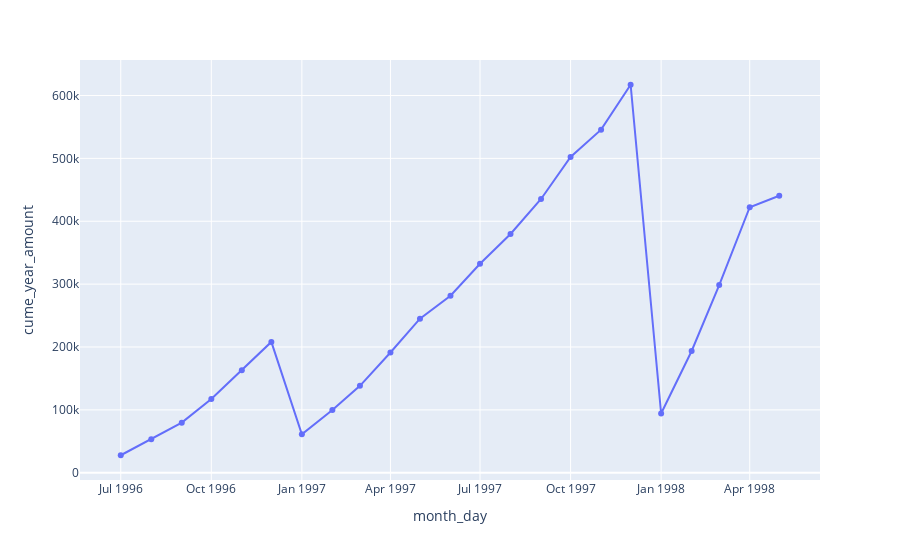

Notebook source saved alongside this figure:
### Code cell
import pandas as pd 
from sqlalchemy import create_engine 

conn_string = 'postgresql://postgres:dhrguswm1!@localhost:5432/postgres'
postgres_engine = create_engine(conn_string)

query = """
with temp_01 as (
select date_trunc('month',b.order_date)::date as month_day , sum(a.amount) as sales_amount
from nw.order_items a 
    join nw.orders b on a.order_id=b.order_id
group by month_day)

select month_day, sum(sales_amount) over (partition by date_trunc('year',month_day) order by month_day) as cume_year_amount,
        sum(sales_amount) over (partition by date_trunc('quarter',month_day) order by month_day) as cume_quarter_amount
from temp_01; 
"""
df = pd.read_sql_query(query, con = postgres_engine)

import plotly.express as px 

fig = px.line(data_frame=df, x = "month_day", y="cume_year_amount",markers = True)
fig.show()

### Figure 1 — Plotly figure (JSON) as saved in the notebook; plotly's stock layout.template omitted (floating-point values rounded to 4 significant figures)
{"data": [{"hovertemplate": "month_day=%{x}<br>cume_year_amount=%{y}<extra></extra>", "legendgroup": "", "line": {"color": "#636efa", "dash": "solid"}, "marker": {"symbol": "circle"}, "mode": "markers+lines", "name": "", "orientation": "v", "showlegend": false, "type": "scatter", "x": ["1996-07-01", "1996-08-01", "1996-09-01", "1996-10-01", "1996-11-01", "1996-12-01", "1997-01-01", "1997-02-01", "1997-03-01", "1997-04-01", "1997-05-01", "1997-06-01", "1997-07-01", "1997-08-01", "1997-09-01", "1997-10-01", "1997-11-01", "1997-12-01", "1998-01-01", "1998-02-01", "1998-03-01", "1998-04-01", "1998-05-01"], "xaxis": "x", "y": [27860.0, 53350.0, 79730.0, 117200.0, 162800.0, 208100.0, 61260.0, 99740.0, 138300.0, 191300.0, 245100.0, 281500.0, 332500.0, 379800.0, 435400.0, 502200.0, 545700.0, 617100.0, 94220.0, 193600.0, 298500.0, 422300.0, 440600.0], "yaxis": "y"}], "layout": {"legend": {"tracegroupgap": 0}, "margin": {"t": 60}, "xaxis": {"anchor": "y", "domain": [0, 1], "title": {"text": "month_day"}}, "yaxis": {"anchor": "x", "domain": [0, 1], "title": {"text": "cume_year_amount"}}}}
